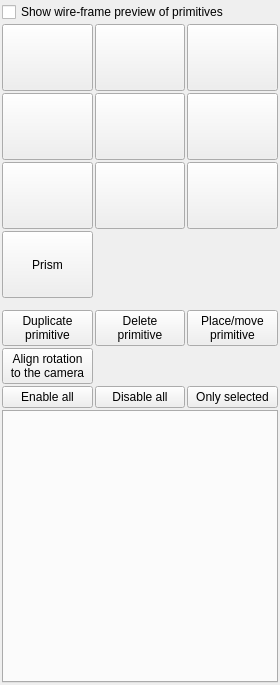
<?xml version="1.0" encoding="UTF-8"?>
<ui version="4.0">
 <class>cPrimitivesManager</class>
 <widget class="QWidget" name="cPrimitivesManager">
  <property name="geometry">
   <rect>
    <x>0</x>
    <y>0</y>
    <width>280</width>
    <height>685</height>
   </rect>
  </property>
  <property name="windowTitle">
   <string>Form</string>
  </property>
  <layout class="QVBoxLayout" name="verticalLayout" stretch="0,0,0,0">
   <property name="spacing">
    <number>2</number>
   </property>
   <property name="leftMargin">
    <number>2</number>
   </property>
   <property name="topMargin">
    <number>2</number>
   </property>
   <property name="rightMargin">
    <number>2</number>
   </property>
   <property name="bottomMargin">
    <number>2</number>
   </property>
   <item>
    <widget class="MyCheckBox" name="checkBox_show_wireframe_primitives">
     <property name="text">
      <string>Show wire-frame preview of primitives</string>
     </property>
    </widget>
   </item>
   <item>
    <layout class="QGridLayout" name="gridLayout_23">
     <property name="spacing">
      <number>2</number>
     </property>
     <item row="3" column="1">
      <widget class="QPushButton" name="pushButton_add_primitive_plane">
       <property name="sizePolicy">
        <sizepolicy hsizetype="Minimum" vsizetype="Minimum">
         <horstretch>0</horstretch>
         <verstretch>1</verstretch>
        </sizepolicy>
       </property>
       <property name="text">
        <string/>
       </property>
       <property name="icon">
        <iconset resource="icons.qrc">
         <normaloff>:/primitives/icons/plane.png</normaloff>:/primitives/icons/plane.png</iconset>
       </property>
       <property name="iconSize">
        <size>
         <width>32</width>
         <height>32</height>
        </size>
       </property>
      </widget>
     </item>
     <item row="2" column="2">
      <widget class="QPushButton" name="pushButton_add_primitive_sphere">
       <property name="sizePolicy">
        <sizepolicy hsizetype="Minimum" vsizetype="Minimum">
         <horstretch>0</horstretch>
         <verstretch>1</verstretch>
        </sizepolicy>
       </property>
       <property name="text">
        <string/>
       </property>
       <property name="icon">
        <iconset resource="icons.qrc">
         <normaloff>:/primitives/icons/sphere.png</normaloff>:/primitives/icons/sphere.png</iconset>
       </property>
       <property name="iconSize">
        <size>
         <width>32</width>
         <height>32</height>
        </size>
       </property>
      </widget>
     </item>
     <item row="0" column="2">
      <widget class="QPushButton" name="pushButton_add_primitive_box">
       <property name="sizePolicy">
        <sizepolicy hsizetype="Minimum" vsizetype="Minimum">
         <horstretch>0</horstretch>
         <verstretch>1</verstretch>
        </sizepolicy>
       </property>
       <property name="text">
        <string/>
       </property>
       <property name="icon">
        <iconset resource="icons.qrc">
         <normaloff>:/primitives/icons/box.png</normaloff>:/primitives/icons/box.png</iconset>
       </property>
       <property name="iconSize">
        <size>
         <width>32</width>
         <height>32</height>
        </size>
       </property>
      </widget>
     </item>
     <item row="0" column="1">
      <widget class="QPushButton" name="pushButton_add_primitive_circle">
       <property name="sizePolicy">
        <sizepolicy hsizetype="Minimum" vsizetype="Minimum">
         <horstretch>0</horstretch>
         <verstretch>1</verstretch>
        </sizepolicy>
       </property>
       <property name="text">
        <string/>
       </property>
       <property name="icon">
        <iconset resource="icons.qrc">
         <normaloff>:/primitives/icons/circle.png</normaloff>:/primitives/icons/circle.png</iconset>
       </property>
       <property name="iconSize">
        <size>
         <width>32</width>
         <height>32</height>
        </size>
       </property>
      </widget>
     </item>
     <item row="3" column="2">
      <widget class="QPushButton" name="pushButton_add_primitive_water">
       <property name="sizePolicy">
        <sizepolicy hsizetype="Minimum" vsizetype="Minimum">
         <horstretch>0</horstretch>
         <verstretch>1</verstretch>
        </sizepolicy>
       </property>
       <property name="text">
        <string/>
       </property>
       <property name="icon">
        <iconset resource="icons.qrc">
         <normaloff>:/primitives/icons/water.png</normaloff>:/primitives/icons/water.png</iconset>
       </property>
       <property name="iconSize">
        <size>
         <width>32</width>
         <height>32</height>
        </size>
       </property>
      </widget>
     </item>
     <item row="2" column="0">
      <widget class="QPushButton" name="pushButton_add_primitive_cylinder">
       <property name="sizePolicy">
        <sizepolicy hsizetype="Minimum" vsizetype="Minimum">
         <horstretch>0</horstretch>
         <verstretch>1</verstretch>
        </sizepolicy>
       </property>
       <property name="text">
        <string/>
       </property>
       <property name="icon">
        <iconset resource="icons.qrc">
         <normaloff>:/primitives/icons/cylinder.png</normaloff>:/primitives/icons/cylinder.png</iconset>
       </property>
       <property name="iconSize">
        <size>
         <width>32</width>
         <height>32</height>
        </size>
       </property>
      </widget>
     </item>
     <item row="2" column="1">
      <widget class="QPushButton" name="pushButton_add_primitive_cone">
       <property name="sizePolicy">
        <sizepolicy hsizetype="Minimum" vsizetype="Minimum">
         <horstretch>0</horstretch>
         <verstretch>1</verstretch>
        </sizepolicy>
       </property>
       <property name="text">
        <string/>
       </property>
       <property name="icon">
        <iconset resource="icons.qrc">
         <normaloff>:/primitives/icons/cone.png</normaloff>:/primitives/icons/cone.png</iconset>
       </property>
       <property name="iconSize">
        <size>
         <width>32</width>
         <height>32</height>
        </size>
       </property>
      </widget>
     </item>
     <item row="3" column="0">
      <widget class="QPushButton" name="pushButton_add_primitive_torus">
       <property name="sizePolicy">
        <sizepolicy hsizetype="Minimum" vsizetype="Minimum">
         <horstretch>0</horstretch>
         <verstretch>1</verstretch>
        </sizepolicy>
       </property>
       <property name="text">
        <string/>
       </property>
       <property name="icon">
        <iconset resource="icons.qrc">
         <normaloff>:/primitives/icons/torus.png</normaloff>:/primitives/icons/torus.png</iconset>
       </property>
       <property name="iconSize">
        <size>
         <width>32</width>
         <height>32</height>
        </size>
       </property>
      </widget>
     </item>
     <item row="0" column="0">
      <widget class="QPushButton" name="pushButton_add_primitive_rectangle">
       <property name="sizePolicy">
        <sizepolicy hsizetype="Minimum" vsizetype="Minimum">
         <horstretch>0</horstretch>
         <verstretch>1</verstretch>
        </sizepolicy>
       </property>
       <property name="text">
        <string/>
       </property>
       <property name="icon">
        <iconset resource="icons.qrc">
         <normaloff>:/primitives/icons/rectangle.png</normaloff>:/primitives/icons/rectangle.png</iconset>
       </property>
       <property name="iconSize">
        <size>
         <width>32</width>
         <height>32</height>
        </size>
       </property>
      </widget>
     </item>
     <item row="4" column="0">
      <widget class="QPushButton" name="pushButton_add_primitive_prism">
       <property name="sizePolicy">
        <sizepolicy hsizetype="Minimum" vsizetype="Minimum">
         <horstretch>0</horstretch>
         <verstretch>1</verstretch>
        </sizepolicy>
       </property>
       <property name="text">
        <string>Prism</string>
       </property>
       <property name="iconSize">
        <size>
         <width>32</width>
         <height>32</height>
        </size>
       </property>
      </widget>
     </item>
    </layout>
   </item>
   <item>
    <layout class="QGridLayout" name="gridLayout">
     <property name="topMargin">
      <number>10</number>
     </property>
     <item row="0" column="1">
      <widget class="QPushButton" name="pushButton_deletePrimitive">
       <property name="toolTip">
        <string>&lt;html&gt;&lt;head/&gt;&lt;body&gt;&lt;p&gt;Delete the selected light source.&lt;/p&gt;&lt;/body&gt;&lt;/html&gt;</string>
       </property>
       <property name="text">
        <string>Delete
primitive</string>
       </property>
      </widget>
     </item>
     <item row="0" column="2">
      <widget class="QPushButton" name="pushButton_placePrimitive">
       <property name="toolTip">
        <string>&lt;html&gt;&lt;head/&gt;&lt;body&gt;&lt;p&gt;Place a light source using the mouse pointer.&lt;/p&gt;&lt;p&gt;Light position (for selected light tab) can be manipulated in following ways:&lt;/p&gt;&lt;p&gt;- mouse click on the image places light in front of selected point (offset by placement distance.) Placement distance from the selected point can be adjusted using mouse wheel + alt key.&lt;/p&gt;&lt;p&gt;- move light by dragging the mouse pointer while holding left mouse button. Moves light while maintaining placement distance&lt;/p&gt;&lt;p&gt;- rotating mouse wheel while holding control key moves light forward/backward&lt;/p&gt;&lt;/body&gt;&lt;/html&gt;</string>
       </property>
       <property name="text">
        <string>Place/move
primitive</string>
       </property>
      </widget>
     </item>
     <item row="1" column="0">
      <widget class="QPushButton" name="pushButton_alignRotation">
       <property name="toolTip">
        <string>&lt;html&gt;&lt;head/&gt;&lt;body&gt;&lt;p&gt;Duplicate the selected light source. All parameters will be copied to the new one.&lt;/p&gt;&lt;/body&gt;&lt;/html&gt;</string>
       </property>
       <property name="text">
        <string>Align rotation
to the camera</string>
       </property>
      </widget>
     </item>
     <item row="0" column="0">
      <widget class="QPushButton" name="pushButton_duplicatePrimitive">
       <property name="toolTip">
        <string>&lt;html&gt;&lt;head/&gt;&lt;body&gt;&lt;p&gt;Duplicate the selected light source. All parameters will be copied to the new one.&lt;/p&gt;&lt;/body&gt;&lt;/html&gt;</string>
       </property>
       <property name="text">
        <string>Duplicate
primitive</string>
       </property>
      </widget>
     </item>
     <item row="2" column="0">
      <widget class="QPushButton" name="pushButton_enableAll">
       <property name="toolTip">
        <string>&lt;html&gt;&lt;head/&gt;&lt;body&gt;&lt;p&gt;Duplicate the selected light source. All parameters will be copied to the new one.&lt;/p&gt;&lt;/body&gt;&lt;/html&gt;</string>
       </property>
       <property name="text">
        <string>Enable all</string>
       </property>
      </widget>
     </item>
     <item row="2" column="1">
      <widget class="QPushButton" name="pushButton_disableAll">
       <property name="toolTip">
        <string>&lt;html&gt;&lt;head/&gt;&lt;body&gt;&lt;p&gt;Duplicate the selected light source. All parameters will be copied to the new one.&lt;/p&gt;&lt;/body&gt;&lt;/html&gt;</string>
       </property>
       <property name="text">
        <string>Disable all</string>
       </property>
      </widget>
     </item>
     <item row="2" column="2">
      <widget class="QPushButton" name="pushButton_onlySelected">
       <property name="toolTip">
        <string>&lt;html&gt;&lt;head/&gt;&lt;body&gt;&lt;p&gt;Duplicate the selected light source. All parameters will be copied to the new one.&lt;/p&gt;&lt;/body&gt;&lt;/html&gt;</string>
       </property>
       <property name="text">
        <string>Only selected</string>
       </property>
      </widget>
     </item>
    </layout>
   </item>
   <item>
    <widget class="MyTabWidgetWithCheckboxes" name="tabWidget_primitives">
     <property name="currentIndex">
      <number>-1</number>
     </property>
    </widget>
   </item>
  </layout>
 </widget>
 <customwidgets>
  <customwidget>
   <class>MyCheckBox</class>
   <extends>QCheckBox</extends>
   <header>my_check_box.h</header>
  </customwidget>
  <customwidget>
   <class>MyTabWidgetWithCheckboxes</class>
   <extends>QTabWidget</extends>
   <header>my_tab_widget_with_checkboxes.h</header>
   <container>1</container>
  </customwidget>
 </customwidgets>
 <resources>
  <include location="icons.qrc"/>
 </resources>
 <connections/>
</ui>
